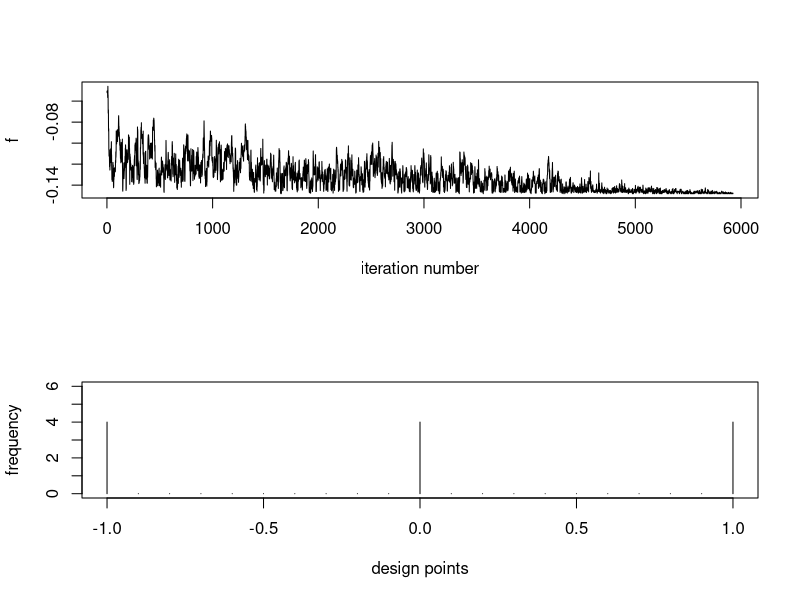

Write the R code that produced this figure.
#July 2, 2014
#Simulated annealing algorithm

#Example 2

#Objective function f(x)
u0=c(-10:10)/10
N=length(u0)
points=c(1:N)

f=function(n,u=u0)
{ A0=matrix(0,nrow=3,ncol=3)
N=length(u)
for (ii in c(1:N))
{ A0=A0+n[ii]*c(1,u[ii],u[ii]^2)%*%t(c(1,u[ii],u[ii]^2))  }
A0=A0/12
# print(A0)
-det(A0)
}



#Minimizing f(n) over n=(n1, ..., n21),
#                where     n1, ..., n21 are nonnegative integers,
#                     n1+...+n21=12

m=2000
k=100
T0=0.005

set.seed(2009813)
#set.seed(3018653)

n0=rep(0,N)
n0[sample(points,12)]=1   #initial vector for n
sum(n0)   #This should be 12.

l0=f(n0)
result=c(n0,l0)

for (i in c(1:k))
{    for (j in c(1:m))
{  l0=f(n0)
s1=points[c(n0>0)]
i1=sample(s1,1)
s2=points[-i1]
i2=sample(s2,1)
n1=n0
n1[i1]=n1[i1]-1
n1[i2]=n1[i2]+1

l1=f(n1)

if (l1 < l0) 
{  n0=n1
l0=l1 
result=rbind(result, c(n0,l0))}

if (l1 > l0)
{ p=runif(1,0,1)
if (p < exp(-(l1-l0)/T0)) 
{  n0=n1
l0=l1
result=rbind(result, c(n0,l0))}
}
}
  T0=0.9*T0
  # print(i)
}

mm=length(result[,1])
print(mm)

par(mfrow=c(2,1))
plot(c(1:mm), result[,22],type="l",xlab="iteration number",ylab="f")
plot(u0, result[mm,c(1:21)], xlab="design points", ylab="frequency",type="h",
     ylim=c(0,6))


print(result[mm,c(1:21)])  #minimizer
class(mm)
length(mm)
vec = c(4, 0, 0, 0, 0, 0, 0, 0, 0, 0, 4, 0, 0, 0, 0, 0, 0, 0, 0, 0, 4)
f(vec)
